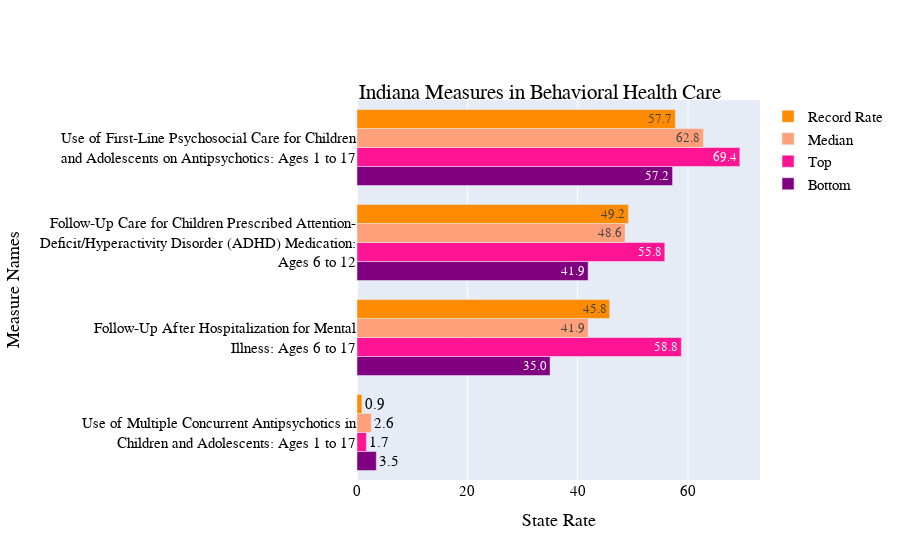
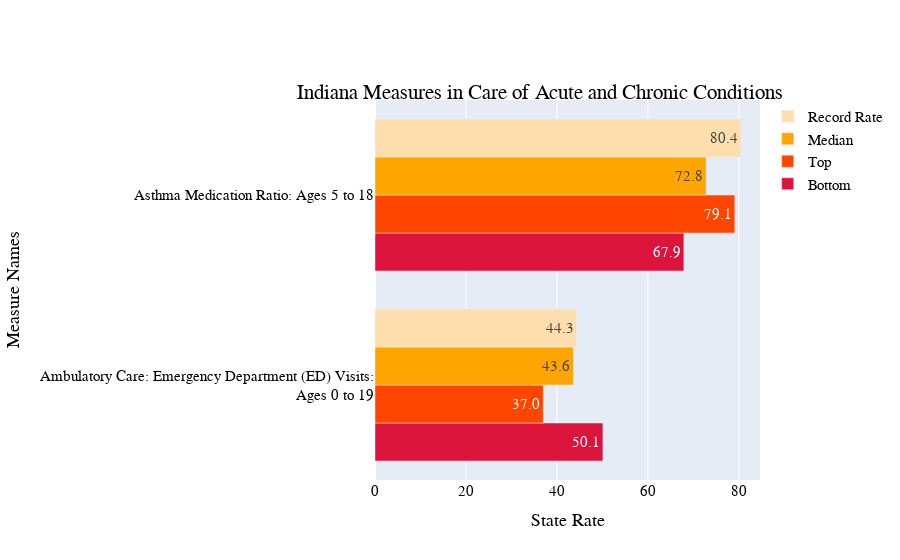
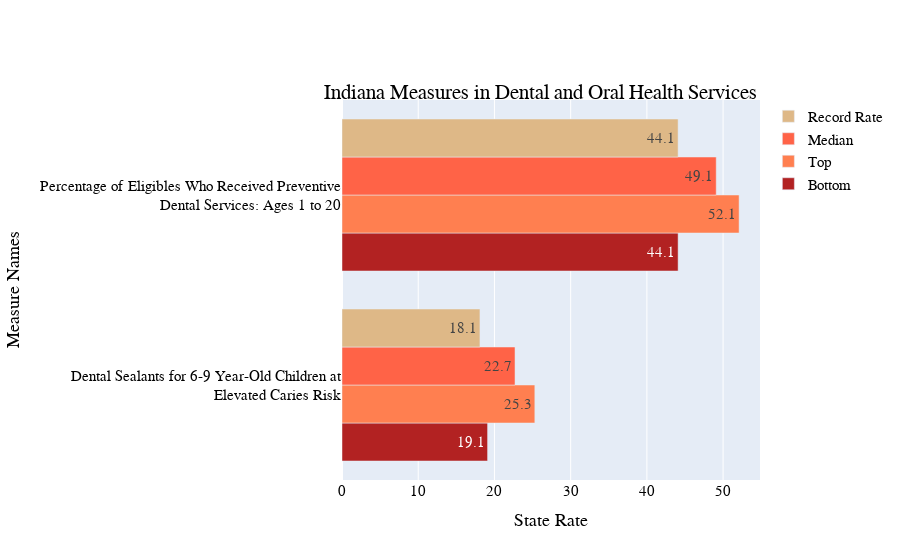
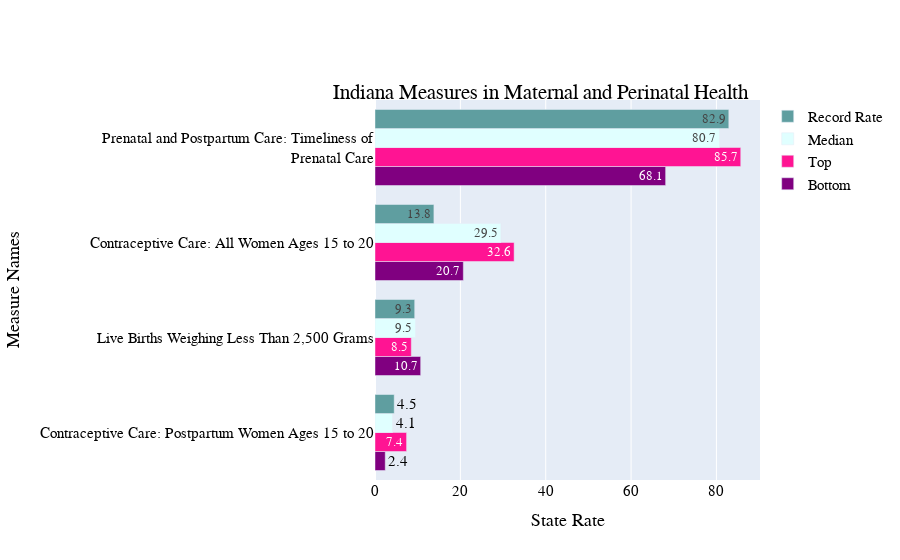

Source (notebook cell) for these figures, in order:
### Code cell
state_divider(midwest_states,Child_data,color_dict)

### Figure 1 — Plotly figure (JSON) as saved in the notebook; plotly's stock layout.template omitted (floating-point values rounded to 4 significant figures)
{"data": [{"hoverinfo": "skip", "legendrank": 4, "marker": {"color": "purple"}, "name": "Bottom", "orientation": "h", "text": ["3.5", "35.0", "41.9", "57.2"], "textposition": "auto", "type": "bar", "x": [3.5, 35, 41.9, 57.2], "y": ["Use of Multiple Concurrent Antipsychotics in<br>Children and Adolescents: Ages 1 to 17", "Follow-Up After Hospitalization for Mental<br>Illness: Ages 6 to 17", "Follow-Up Care for Children Prescribed Attention-<br>Deficit/Hyperactivity Disorder (ADHD) Medication:<br>Ages 6 to 12", "Use of First-Line Psychosocial Care for Children<br>and Adolescents on Antipsychotics: Ages 1 to 17"]}, {"hoverinfo": "skip", "legendrank": 3, "marker": {"color": "deeppink"}, "name": "Top", "orientation": "h", "text": ["1.7", "58.8", "55.8", "69.4"], "textposition": "auto", "type": "bar", "x": [1.7, 58.8, 55.8, 69.4], "y": ["Use of Multiple Concurrent Antipsychotics in<br>Children and Adolescents: Ages 1 to 17", "Follow-Up After Hospitalization for Mental<br>Illness: Ages 6 to 17", "Follow-Up Care for Children Prescribed Attention-<br>Deficit/Hyperactivity Disorder (ADHD) Medication:<br>Ages 6 to 12", "Use of First-Line Psychosocial Care for Children<br>and Adolescents on Antipsychotics: Ages 1 to 17"]}, {"hoverinfo": "skip", "legendrank": 2, "marker": {"color": "lightsalmon"}, "name": "Median", "orientation": "h", "text": ["2.6", "41.9", "48.6", "62.8"], "textposition": "auto", "type": "bar", "x": [2.6, 41.9, 48.6, 62.8], "y": ["Use of Multiple Concurrent Antipsychotics in<br>Children and Adolescents: Ages 1 to 17", "Follow-Up After Hospitalization for Mental<br>Illness: Ages 6 to 17", "Follow-Up Care for Children Prescribed Attention-<br>Deficit/Hyperactivity Disorder (ADHD) Medication:<br>Ages 6 to 12", "Use of First-Line Psychosocial Care for Children<br>and Adolescents on Antipsychotics: Ages 1 to 17"]}, {"hoverinfo": "text", "hovertext": ["Lower rates are better for this measure: Not on Track", "Higher rates are better for this measure: On Track", "Higher rates are better for this measure: On Track", "Higher rates are better for this measure: Not on Track"], "legendrank": 1, "marker": {"color": "darkorange"}, "name": "Record Rate", "orientation": "h", "text": ["0.9", "45.8", "49.2", "57.7"], "textposition": "auto", "type": "bar", "x": [0.9, 45.8, 49.2, 57.7], "y": ["Use of Multiple Concurrent Antipsychotics in<br>Children and Adolescents: Ages 1 to 17", "Follow-Up After Hospitalization for Mental<br>Illness: Ages 6 to 17", "Follow-Up Care for Children Prescribed Attention-<br>Deficit/Hyperactivity Disorder (ADHD) Medication:<br>Ages 6 to 12", "Use of First-Line Psychosocial Care for Children<br>and Adolescents on Antipsychotics: Ages 1 to 17"]}], "layout": {"barmode": "group", "font": {"color": "Black", "family": "Arial", "size": 15}, "title": {"text": "Indiana Measures in Behavioral Health Care", "x": 0.6, "xanchor": "center", "y": 0.85, "yanchor": "top"}, "xaxis": {"title": {"text": "State Rate"}}, "yaxis": {"scaleanchor": "x", "scaleratio": 100, "title": {"text": "Measure Names"}}}}

### Figure 2 — Plotly figure (JSON) as saved in the notebook; plotly's stock layout.template omitted (floating-point values rounded to 4 significant figures)
{"data": [{"hoverinfo": "skip", "legendrank": 4, "marker": {"color": "crimson"}, "name": "Bottom", "orientation": "h", "text": ["50.1", "67.9"], "textposition": "auto", "type": "bar", "x": [50.1, 67.9], "y": ["Ambulatory Care: Emergency Department (ED) Visits:<br>Ages 0 to 19", "Asthma Medication Ratio: Ages 5 to 18"]}, {"hoverinfo": "skip", "legendrank": 3, "marker": {"color": "orangered"}, "name": "Top", "orientation": "h", "text": ["37.0", "79.1"], "textposition": "auto", "type": "bar", "x": [37, 79.1], "y": ["Ambulatory Care: Emergency Department (ED) Visits:<br>Ages 0 to 19", "Asthma Medication Ratio: Ages 5 to 18"]}, {"hoverinfo": "skip", "legendrank": 2, "marker": {"color": "orange"}, "name": "Median", "orientation": "h", "text": ["43.6", "72.8"], "textposition": "auto", "type": "bar", "x": [43.6, 72.8], "y": ["Ambulatory Care: Emergency Department (ED) Visits:<br>Ages 0 to 19", "Asthma Medication Ratio: Ages 5 to 18"]}, {"hoverinfo": "text", "hovertext": ["Lower rates are better for this measure: On Track", "Higher rates are better for this measure: On Track"], "legendrank": 1, "marker": {"color": "navajowhite"}, "name": "Record Rate", "orientation": "h", "text": ["44.3", "80.4"], "textposition": "auto", "type": "bar", "x": [44.3, 80.4], "y": ["Ambulatory Care: Emergency Department (ED) Visits:<br>Ages 0 to 19", "Asthma Medication Ratio: Ages 5 to 18"]}], "layout": {"barmode": "group", "font": {"color": "Black", "family": "Arial", "size": 15}, "title": {"text": "Indiana Measures in Care of Acute and Chronic Conditions", "x": 0.6, "xanchor": "center", "y": 0.85, "yanchor": "top"}, "xaxis": {"title": {"text": "State Rate"}}, "yaxis": {"scaleanchor": "x", "scaleratio": 100, "title": {"text": "Measure Names"}}}}

### Figure 3 — Plotly figure (JSON) as saved in the notebook; plotly's stock layout.template omitted (floating-point values rounded to 4 significant figures)
{"data": [{"hoverinfo": "skip", "legendrank": 4, "marker": {"color": "firebrick"}, "name": "Bottom", "orientation": "h", "text": ["19.1", "44.1"], "textposition": "auto", "type": "bar", "x": [19.1, 44.1], "y": ["Dental Sealants for 6-9 Year-Old Children at<br>Elevated Caries Risk", "Percentage of Eligibles Who Received Preventive<br>Dental Services: Ages 1 to 20"]}, {"hoverinfo": "skip", "legendrank": 3, "marker": {"color": "coral"}, "name": "Top", "orientation": "h", "text": ["25.3", "52.1"], "textposition": "auto", "type": "bar", "x": [25.3, 52.1], "y": ["Dental Sealants for 6-9 Year-Old Children at<br>Elevated Caries Risk", "Percentage of Eligibles Who Received Preventive<br>Dental Services: Ages 1 to 20"]}, {"hoverinfo": "skip", "legendrank": 2, "marker": {"color": "tomato"}, "name": "Median", "orientation": "h", "text": ["22.7", "49.1"], "textposition": "auto", "type": "bar", "x": [22.7, 49.1], "y": ["Dental Sealants for 6-9 Year-Old Children at<br>Elevated Caries Risk", "Percentage of Eligibles Who Received Preventive<br>Dental Services: Ages 1 to 20"]}, {"hoverinfo": "text", "hovertext": ["Higher rates are better for this measure: Not on Track", "Higher rates are better for this measure: Not on Track"], "legendrank": 1, "marker": {"color": "burlywood"}, "name": "Record Rate", "orientation": "h", "text": ["18.1", "44.1"], "textposition": "auto", "type": "bar", "x": [18.1, 44.1], "y": ["Dental Sealants for 6-9 Year-Old Children at<br>Elevated Caries Risk", "Percentage of Eligibles Who Received Preventive<br>Dental Services: Ages 1 to 20"]}], "layout": {"barmode": "group", "font": {"color": "Black", "family": "Arial", "size": 15}, "title": {"text": "Indiana Measures in Dental and Oral Health Services", "x": 0.6, "xanchor": "center", "y": 0.85, "yanchor": "top"}, "xaxis": {"title": {"text": "State Rate"}}, "yaxis": {"scaleanchor": "x", "scaleratio": 100, "title": {"text": "Measure Names"}}}}

### Figure 4 — Plotly figure (JSON) as saved in the notebook; plotly's stock layout.template omitted (floating-point values rounded to 4 significant figures)
{"data": [{"hoverinfo": "skip", "legendrank": 4, "marker": {"color": "purple"}, "name": "Bottom", "orientation": "h", "text": ["2.4", "10.7", "20.7", "68.1"], "textposition": "auto", "type": "bar", "x": [2.4, 10.7, 20.7, 68.1], "y": ["Contraceptive Care: Postpartum Women Ages 15 to 20", "Live Births Weighing Less Than 2,500 Grams", "Contraceptive Care: All Women Ages 15 to 20", "Prenatal and Postpartum Care: Timeliness of<br>Prenatal Care"]}, {"hoverinfo": "skip", "legendrank": 3, "marker": {"color": "deeppink"}, "name": "Top", "orientation": "h", "text": ["7.4", "8.5", "32.6", "85.7"], "textposition": "auto", "type": "bar", "x": [7.4, 8.5, 32.6, 85.7], "y": ["Contraceptive Care: Postpartum Women Ages 15 to 20", "Live Births Weighing Less Than 2,500 Grams", "Contraceptive Care: All Women Ages 15 to 20", "Prenatal and Postpartum Care: Timeliness of<br>Prenatal Care"]}, {"hoverinfo": "skip", "legendrank": 2, "marker": {"color": "lightcyan"}, "name": "Median", "orientation": "h", "text": ["4.1", "9.5", "29.5", "80.7"], "textposition": "auto", "type": "bar", "x": [4.1, 9.5, 29.5, 80.7], "y": ["Contraceptive Care: Postpartum Women Ages 15 to 20", "Live Births Weighing Less Than 2,500 Grams", "Contraceptive Care: All Women Ages 15 to 20", "Prenatal and Postpartum Care: Timeliness of<br>Prenatal Care"]}, {"hoverinfo": "text", "hovertext": ["Higher rates are better for this measure: On Track", "Lower rates are better for this measure: Not on Track", "Higher rates are better for this measure: Not on Track", "Higher rates are better for this measure: On Track"], "legendrank": 1, "marker": {"color": "cadetblue"}, "name": "Record Rate", "orientation": "h", "text": ["4.5", "9.3", "13.8", "82.9"], "textposition": "auto", "type": "bar", "x": [4.5, 9.3, 13.8, 82.9], "y": ["Contraceptive Care: Postpartum Women Ages 15 to 20", "Live Births Weighing Less Than 2,500 Grams", "Contraceptive Care: All Women Ages 15 to 20", "Prenatal and Postpartum Care: Timeliness of<br>Prenatal Care"]}], "layout": {"barmode": "group", "font": {"color": "Black", "family": "Arial", "size": 15}, "title": {"text": "Indiana Measures in Maternal and Perinatal Health", "x": 0.6, "xanchor": "center", "y": 0.85, "yanchor": "top"}, "xaxis": {"title": {"text": "State Rate"}}, "yaxis": {"scaleanchor": "x", "scaleratio": 100, "title": {"text": "Measure Names"}}}}
